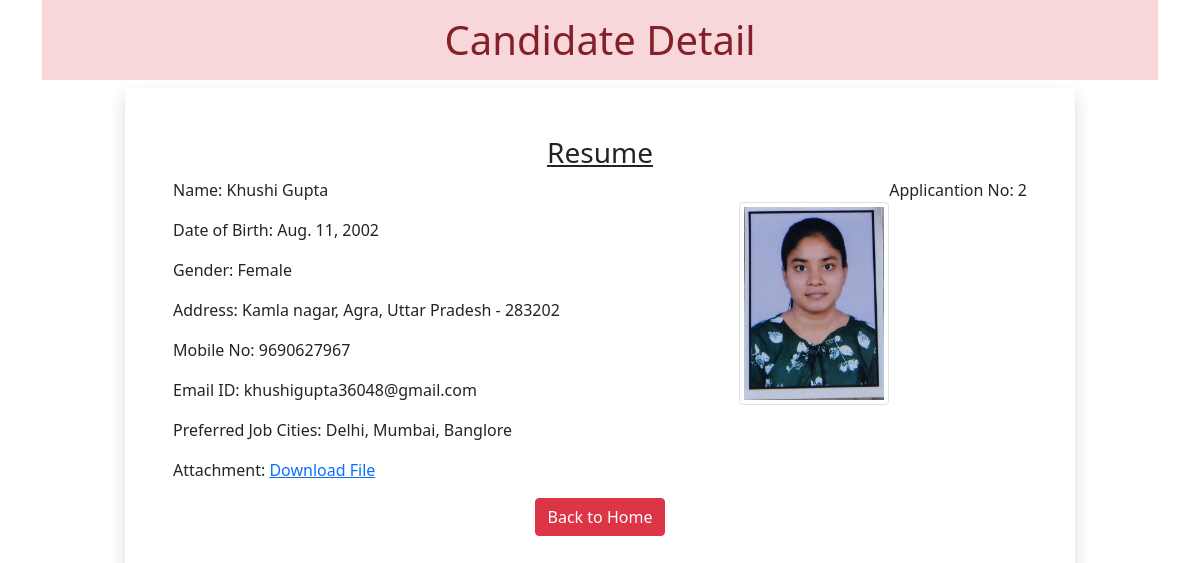
Page /2/ on the committed database.
### myapp/models.py (models this page shows)
class Resume(models.Model):
 name = models.CharField(max_length=100)
 dob = models.DateField(auto_now=False, auto_now_add=False)
 gender = models.CharField(max_length=100)
 locality = models.CharField(max_length=100)
 city = models.CharField(max_length=100)
 pin = models.PositiveIntegerField()
 state = models.CharField(choices=STATE_CHOICE, max_length=50)
 mobile = models.PositiveIntegerField()
 email = models.EmailField()
 job_city = models.CharField(max_length=50)
 profile_image = models.ImageField(upload_to='profileimg', blank=True)
 my_file = models.FileField(upload_to='doc', blank=True)

### myapp/views.py (the view)
# urls.py: path('<int:pk>/', views.CandidateView.as_view(), name='candidate')
class CandidateView(View):
 def get(self, request, pk):
  candidate = Resume.objects.get(pk=pk)
  return render(request, 'myapp/candidate.html', {'candidate':candidate})

### myapp/templatetags/myfilter.py (called while the page is built)
@register.filter(name='remove_special')
def remove_chars(value, arg):
 for character in arg:
  value = value.replace(character, "")
 return value

### myapp/templates/myapp/candidate.html (shortened to what this page needs)
<!DOCTYPE html>
{% load myfilter %}
<html lang="en">
<head>
  <link href="https://cdn.jsdelivr.net/npm/bootstrap@5.0.0-beta2/dist/css/bootstrap.min.css" rel="stylesheet">
</head>
<body>
  <div class="container">
   <h1 class="alert-danger text-center p-3">Candidate Detail</h1>
   <div class="row">
    <div class="col-sm-10 shadow p-5 offset-sm-1">
     <h3 class="text-center"><u>Resume</u></h3>
     <p class="float-end">Applicantion No: {{candidate.id}}</p>
     <img src="{{candidate.profile_image.url}}" alt="" class="img-fluid img-thumbnail float-end mt-4" width="150" height="150">
     <p>Name: {{candidate.name}}</p>
     <p>Date of Birth: {{candidate.dob}}</p>
     <p>Gender: {{candidate.gender}}</p>
     <p>Address: {{candidate.locality}}, {{candidate.city}}, {{candidate.state}} - {{candidate.pin}}</p>
     <p>Mobile No: {{candidate.mobile}}</p>
     <p>Email ID: {{candidate.email}}</p>
     <p>Preferred Job Cities: {{candidate.job_city|remove_special:"[]'"}}</p>
     <p>Attachment: <a href="{{candidate.my_file.url}}">Download File</a></p>
    <div class="text-center">
     <a href="/" class="btn btn-danger">Back to Home</a>
    </div>
    </div>
   </div>
  </div>
</body>
</html>

### rows in the picture
Resume: id "2", profile_image (picture), name "Khushi Gupta", dob "Aug. 11, 2002", gender "Female", locality "Kamla nagar", city "Agra", state "Uttar Pradesh", pin "283202", mobile "9690627967", email "khushigupta36048@gmail.com", job_city|remove_special "Delhi, Mumbai, Banglore"
